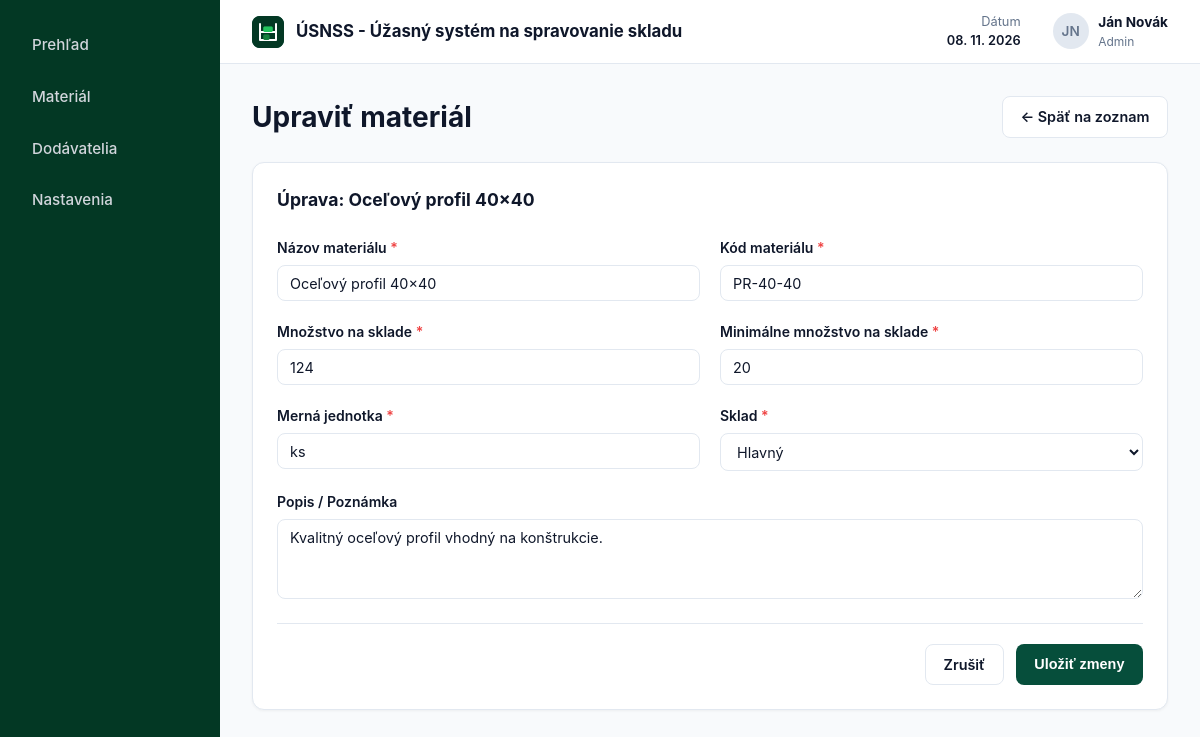
Page /?c=material&a=edit&id=1 on the committed database.
### tables this page shows
CREATE TABLE IF NOT EXISTS `materials` (
    `id` INT AUTO_INCREMENT PRIMARY KEY,
    `title` VARCHAR(255) NOT NULL,
    `code` VARCHAR(100) NOT NULL,
    `in_stock` INT NOT NULL DEFAULT 0,
    `min_stock` INT NOT NULL DEFAULT 0,
    `unit` VARCHAR(50) NOT NULL DEFAULT 'ks',
    `warehouse` VARCHAR(100) NOT NULL DEFAULT 'Hlavný',
    `description` TEXT NULL,
    `created_at` TIMESTAMP DEFAULT CURRENT_TIMESTAMP
);

### Framework/Http/Responses/Response.php (called while the page is built, shortened)
<?php
abstract class Response
{
    public function send(): void
    {
        $this->generate();
    }
}

### public/index.php (called while the page is built, shortened)
<?php
require __DIR__ . '/../Framework/ClassLoader.php';
try {
    $app = new App();
    $app->run();
} catch (Exception $e) {
    die('An error occurred: ' . $e->getMessage());
}

### Framework/Support/LinkGenerator.php (called while the page is built, shortened)
<?php
class LinkGenerator
{
    private Request $request;
    public function __construct(Request $request, Router $router)
    {
        $this->request = $request;
    }
    public function url(
        string|array $destination,
        array $parameters = [],
        bool $absolute = false,
        bool $appendParameters = false
    ): string {
        list($controller, $action) = explode(".", $destination);
        $args = $appendParameters ? $this->request->get() : [];
        $args = ["c" => lcfirst($controller), "a" => $action != "index" ? $action : null] + $parameters + $args;
        $basePath = $absolute ? $this->request->getBaseUrl() : "";
        return $basePath . "?" . http_build_query($args);
    }
}

### Framework/Http/Request.php (called while the page is built, shortened)
<?php
class Request
{
    private array $get;
    private array $post;
    public function __construct()
    {
        $this->get = $_GET;
        $this->post = $_POST;
    }
    public function get(?string $key = null): mixed
    {
        return $key === null ? $this->get : ($this->get[$key] ?? null);
    }
    public function post(?string $key = null): mixed
    {
        return $key === null ? $this->post : ($this->post[$key] ?? null);
    }
    public function value(string $key): mixed
    {
        return $this->post($key) ?? $this->get($key);
    }
}

### App/Controllers/MaterialController.php (called while the page is built, shortened)
<?php
class MaterialController extends BaseController
{
    public function edit(Request $request): Response
    {
        $id = (int)$request->value('id');
        $material = $id > 0 ? Material::getOne($id) : null;
        return $this->html([
            'material' => $material,
            'errors' => [],
            'isEdit' => true,
        ], 'edit');
    }
}

### Framework/ClassLoader.php (called while the page is built, shortened)
<?php
class ClassLoader
{
    public static function Boot(): void
    {
        spl_autoload_register(function ($class_name) {
            $file = self::getClassFile($class_name);
        });
    }
    public static function getClassFile(string $className): string
    {
        $baseDir = realpath(dirname(__DIR__));
        $relativePath = str_replace('\\', DIRECTORY_SEPARATOR, ltrim($className, '\\')) . '.php';
        return $baseDir . DIRECTORY_SEPARATOR . $relativePath;
    }
}
require __DIR__ . DIRECTORY_SEPARATOR . 'Support' . DIRECTORY_SEPARATOR . 'functions.php';

### Framework/Core/Model.php (called while the page is built, shortened)
<?php
abstract class Model implements \JsonSerializable
{
    protected static ?string $tableName = null;
    protected static ?string $primaryKey = null;
    protected static array $columnsMap = [];
    private static array $dbColumns = [];
    private static IDbConvention $dbConventions;
    protected static function getTableName(): string
    {
        if (!empty(static::$tableName)) {
            return static::$tableName;
        }
        return self::getConventions()->getTableName(get_called_class());
    }
    protected static function getPkColumnName(): string
    {
        if (!empty(static::$primaryKey)) {
            return static::$primaryKey;
        }
        return self::getConventions()->getPkColumnName(get_called_class());
    }
    protected static function getColumnsMap(): array
    {
        return static::$columnsMap ?? [];
    }
    public static function getOne(mixed $id): ?static
    {
        try {
            $sql = "SELECT " . static::getDBColumnNamesList() . " FROM `" . static::getTableName() . "` WHERE `" .
                static::getPkColumnName() . "`=?";
            $stmt = Connection::getInstance()->prepare($sql);
            $stmt->setFetchMode(PDO::FETCH_CLASS | PDO::FETCH_PROPS_LATE, static::class);
            $stmt->execute([$id]);
            $model = $stmt->fetch() ?: null;
            if ($model !== null) {
                $model->_dbId = $model->getIdValue();
                $model->_resultSet = new ResultSet([$model]);
            }
            return $model;
        } catch (PDOException $exception) {
            throw new Exception('Query failed: ' . $exception->getMessage(), 0, $exception);
        }
    }
    private static function getDbColumns(): array
    {
        try {
            $sql = "DESCRIBE " . static::getTableName();
            $stmt = Connection::getInstance()->prepare($sql);
            $stmt->execute([]);
            self::$dbColumns[static::class] = array_column($stmt->fetchAll(), 'Field');
            return self::$dbColumns[static::class];
        } catch (PDOException $exception) {
            throw new Exception('Query failed: ' . $exception->getMessage(), 0, $exception);
        }
    }
    private function getIdValue(): mixed
    {
        $pk = static::getPkColumnName();
        $prop = static::toPropertyName($pk);
        return isset($this->{$prop}) ? $this->{$prop} : null;
    }
    private static function getModelProperties(): array
    {
        $reflection = new \ReflectionClass(static::class);
        $properties = [];
        foreach ($reflection->getProperties() as $property) {
            $propertyName = $property->getName();
            if ($property->isStatic()) {
                continue;
            }
            $properties[$propertyName] = true;
        }
        return $properties;
    }
    private static function getDBColumnNamesList(): string
    {
        $dbColumns = [];
        foreach (static::getDbColumns() as $columnName) {
            $propertyName = static::toPropertyName($columnName);
            if ($propertyName != $columnName) {
                $dbColumns[] = "`$columnName` AS {$propertyName}";
            } else {
                $dbColumns[] = $columnName;
            }
        }
        return implode(', ', $dbColumns);
    }
    private static function toPropertyName(string $columnName): string
    {
        $customMapping = static::getColumnsMap();
        if (isset($customMapping[$columnName])) {
            return $customMapping[$columnName];
        } else {
            return static::getConventions()->toPropertyName($columnName);
        }
    }
    private static function getConventions(): IDbConvention
    {
        if (!isset(static::$dbConventions)) {
            static::$dbConventions = new (Configuration::DB_CONVENTIONS_CLASS)();
        }
        return static::$dbConventions;
    }
}

### Framework/DB/Connection.php (called while the page is built, shortened)
<?php
class Connection
{
    private static ?Connection $instance = null;
    private PDO $db;
    public function __construct(PDO $db)
    {
        $this->db = $db;
    }
    public static function getInstance(): Connection
    {
        try {
            if (self::$instance == null) {
                $db = new PDO(
                    'mysql:dbname=' . Configuration::DB_NAME . ';host=' . Configuration::DB_HOST,
                    Configuration::DB_USER,
                    Configuration::DB_PASS
                );
                $db->setAttribute(PDO::ATTR_ERRMODE, PDO::ERRMODE_EXCEPTION);
                $db->setAttribute(PDO::ATTR_EMULATE_PREPARES, true);
                self::$instance = new self($db);
            }
            return self::$instance;
        } catch (PDOException $e) {
            throw new Exception('Connection failed: ' . $e->getMessage());
        }
    }
    public function prepare(string $sql): DebugStatement
    {
        try {
            return new DebugStatement($this->db->prepare($sql));
        } catch (PDOException $e) {
            throw new Exception('Prepare failed: ' . $e->getMessage());
        }
    }
}

### Framework/DB/DebugStatement.php (called while the page is built, shortened)
<?php
class DebugStatement
{
    private PDOStatementAlias $stmt;
    public function __construct($stmt)
    {
        $this->stmt = $stmt;
    }
    public function execute(?array $params = null): bool
    {
        $result = $this->stmt->execute($params);
        $this->stmt->debugDumpParams();
        return $result;
    }
    public function __call(string $name, array $arguments): mixed
    {
        return $this->stmt->{$name}(...$arguments);
    }
}

### Framework/DB/DefaultConventions.php (called while the page is built, shortened)
<?php
class DefaultConventions implements IDbConvention
{
    public function toPropertyName(string $columnName): string
    {
        return $columnName;
    }
}

### App/Models/Material.php (called while the page is built, shortened)
<?php
class Material extends Model
{
    protected ?string $title = null;
    protected ?string $code = null;
    protected ?int $in_stock = null;
    protected ?int $min_stock = null;
    protected ?string $unit = null;
    protected ?string $warehouse = null;
    protected ?string $description = null;
    public function getTitle(): ?string
    {
        return $this->title;
    }
    public function getCode(): ?string
    {
        return $this->code;
    }
    public function getInStock(): ?int
    {
        return $this->in_stock;
    }
    public function getMinStock(): ?int
    {
        return $this->min_stock;
    }
    public function getUnit(): ?string
    {
        return $this->unit;
    }
    public function getWarehouse(): ?string
    {
        return $this->warehouse;
    }
    public function getDescription(): ?string
    {
        return $this->description;
    }
}

### Framework/Support/functions.php (called while the page is built)
<?php
if (!function_exists('e')) {
    function e(mixed $value): string
    {
        return htmlspecialchars((string)$value, ENT_QUOTES | ENT_SUBSTITUTE | ENT_HTML5, 'UTF-8');
    }
}

### App/Views/Material/form.part.view.php (the view, shortened to what this page needs)
<?php
$currentUnit = $material?->getUnit() ?? 'ks';
$currentWarehouse = $material?->getWarehouse() ?? 'Hlavný';
?>
<div class="form-grid">
    <div class="form-group">
        <label for="title" class="form-label">
            Názov materiálu <span class="required">*</span>
        </label>
        <input type="text" name="title" id="title" class="form-control"
               value="<?= e($material?->getTitle() ?? '') ?>"
               placeholder="napr. Oceľový profil 40×40" required>
    </div>
    <div class="form-group">
        <label for="code" class="form-label">
            Kód materiálu <span class="required">*</span>
        </label>
        <input type="text" name="code" id="code" class="form-control"
               value="<?= e($material?->getCode() ?? '') ?>"
               placeholder="napr. PR-40-40" required>
    </div>
    <div class="form-group">
        <label for="in_stock" class="form-label">
            Množstvo na sklade <span class="required">*</span>
        </label>
        <input type="number" name="in_stock" id="in_stock" class="form-control"
               min="0" step="1"
               value="<?= e((string)($material?->getInStock() ?? 0)) ?>" required>
    </div>
    <div class="form-group">
        <label for="min_stock" class="form-label">
            Minimálne množstvo na sklade <span class="required">*</span>
        </label>
        <input type="number" name="min_stock" id="min_stock" class="form-control"
               min="0" step="1"
               value="<?= e((string)($material?->getMinStock() ?? 0)) ?>" required>
    </div>
    <div class="form-group">
        <label for="unit" class="form-label">
            Merná jednotka <span class="required">*</span>
        </label>
        <input type="text" name="unit" id="unit" class="form-control" list="units-list"
               value="<?= e($currentUnit) ?>"
               placeholder="napr. ks, m, m², kg" required>
    </div>
    <div class="form-group">
        <label for="warehouse" class="form-label">
            Sklad <span class="required">*</span>
        </label>
        <select name="warehouse" id="warehouse" class="form-control" required>
            <option value="Hlavný" <?= $currentWarehouse === 'Hlavný' ? 'selected' : '' ?>>Hlavný</option>
        </select>
    </div>
    <div class="form-group full-width">
        <label for="description" class="form-label">Popis / Poznámka</label>
        <textarea name="description" id="description" class="form-control"
                  placeholder="Doplňujúce informácie o materiáli..."><?= e($material?->getDescription() ?? '') ?></textarea>
    </div>
</div>

### App/Views/Material/edit.view.php (shortened to what this page needs)
<div class="page-header">
    <h1>Upraviť materiál</h1>
    <a href="<?= $link->url('material.material') ?>" class="btn btn-secondary">
        &larr; Späť na zoznam
    </a>
</div>
<section class="card-container">
    <div class="card-toolbar" style="margin-bottom: 1.5rem;">
        <h2>Úprava: <?= e($material->getTitle() ?? '') ?></h2>
    </div>
    <form method="post" action="<?= $link->url('material.save') ?>">
        <?php require __DIR__ . '/form.part.view.php'; ?>
        <div class="form-actions">
            <a href="<?= $link->url('material.material') ?>" class="btn btn-secondary">
                Zrušiť
            </a>
            <button type="submit" class="btn btn-primary">
                Uložiť zmeny
            </button>
        </div>
    </form>
</section>

### public/css/layout.css (style rules this page uses)
* { box-sizing: border-box; margin: 0; padding: 0; }
:root { --bg-page: #f8fafc; --sidebar-bg: #033824; --sidebar-hover: #054c32; --sidebar-active-bg: #145e43; --header-bg: #ffffff; --border-color: #e2e8f0; --text-primary: #0f172a; --text-muted: #64748b; --text-sidebar: #d1d5db; --green-primary: #064e3b; --green-primary-hover: #043e2f; }
body { font-family: -apple-system, BlinkMacSystemFont, "Segoe UI", Roboto, sans-serif; background-color: var(--bg-page); color: var(--text-primary); line-height: 1.5; }
.page-header { display: flex; justify-content: space-between; align-items: center; }
.page-header h1 { font-size: 1.75rem; font-weight: 700; }

### public/css/material.css (style rules this page uses)
:root { --green-primary: #064e3b; --green-primary-hover: #043e2f; --badge-active-bg: #dcfce7; --badge-active-text: #166534; --badge-reserve-bg: #fef3c7; --badge-reserve-text: #92400e; --badge-critical-bg: #fee2e2; --badge-critical-text: #991b1b; }
.card-toolbar { display: flex; justify-content: space-between; align-items: center; margin-bottom: 1.25rem; }
.card-toolbar h2 { font-size: 1.1rem; font-weight: 700; }
.card-container { background-color: #ffffff; border: 1px solid var(--border-color, #e2e8f0); border-radius: 12px; padding: 1.5rem; box-shadow: 0 1px 3px rgba(0, 0, 0, 0.05); }
.form-grid { display: grid; grid-template-columns: repeat(2, 1fr); gap: 1.25rem; }
.form-group { display: flex; flex-direction: column; gap: 0.4rem; }
.form-group.full-width { grid-column: 1 / -1; }
.form-label { font-weight: 600; font-size: 0.875rem; color: var(--text-primary, #0f172a); }
.form-label .required { color: #ef4444; }
.form-control { padding: 0.55rem 0.75rem; border: 1px solid var(--border-color, #e2e8f0); border-radius: 8px; font-size: 0.9rem; outline: none; font-family: inherit; background-color: #ffffff; color: var(--text-primary, #0f172a); transition: border-color 0.2s, box-shadow 0.2s; }
textarea.form-control { resize: vertical; min-height: 80px; }
.form-actions { display: flex; justify-content: flex-end; gap: 0.75rem; margin-top: 1.5rem; padding-top: 1.25rem; border-top: 1px solid var(--border-color, #e2e8f0); }
.btn { display: inline-flex; align-items: center; gap: 0.4rem; padding: 0.55rem 1.1rem; border-radius: 8px; font-weight: 600; font-size: 0.9rem; cursor: pointer; text-decoration: none; border: 1px solid transparent; transition: background-color 0.2s, border-color 0.2s, color 0.2s; }
.btn-primary { background-color: var(--green-primary); color: #ffffff; }
.btn-secondary { background-color: #ffffff; border-color: var(--border-color, #e2e8f0); color: var(--text-primary, #0f172a); }

### rows in the picture
materials: title "Oceľový profil 40×40", code "PR-40-40", in_stock "124", min_stock "20", unit "ks", warehouse "Hlavný", description "Kvalitný oceľový profil vhodný na konštrukcie."

### other values in the picture
App\Configuration::APP_NAME "ÚSNSS - Úžasný systém na spravovanie skladu"
